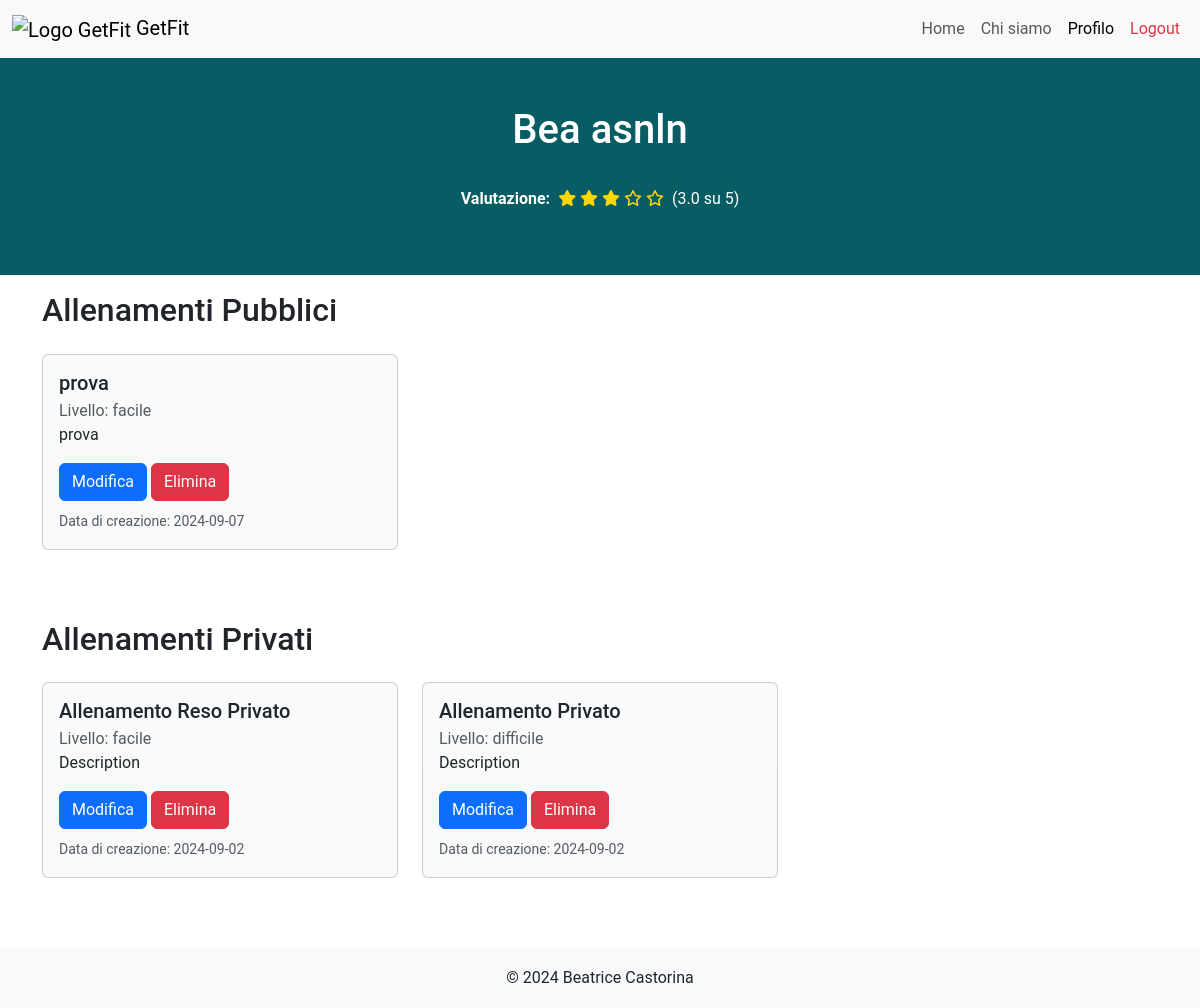
/profile (signed in), run on an earlier commit of the app's database.
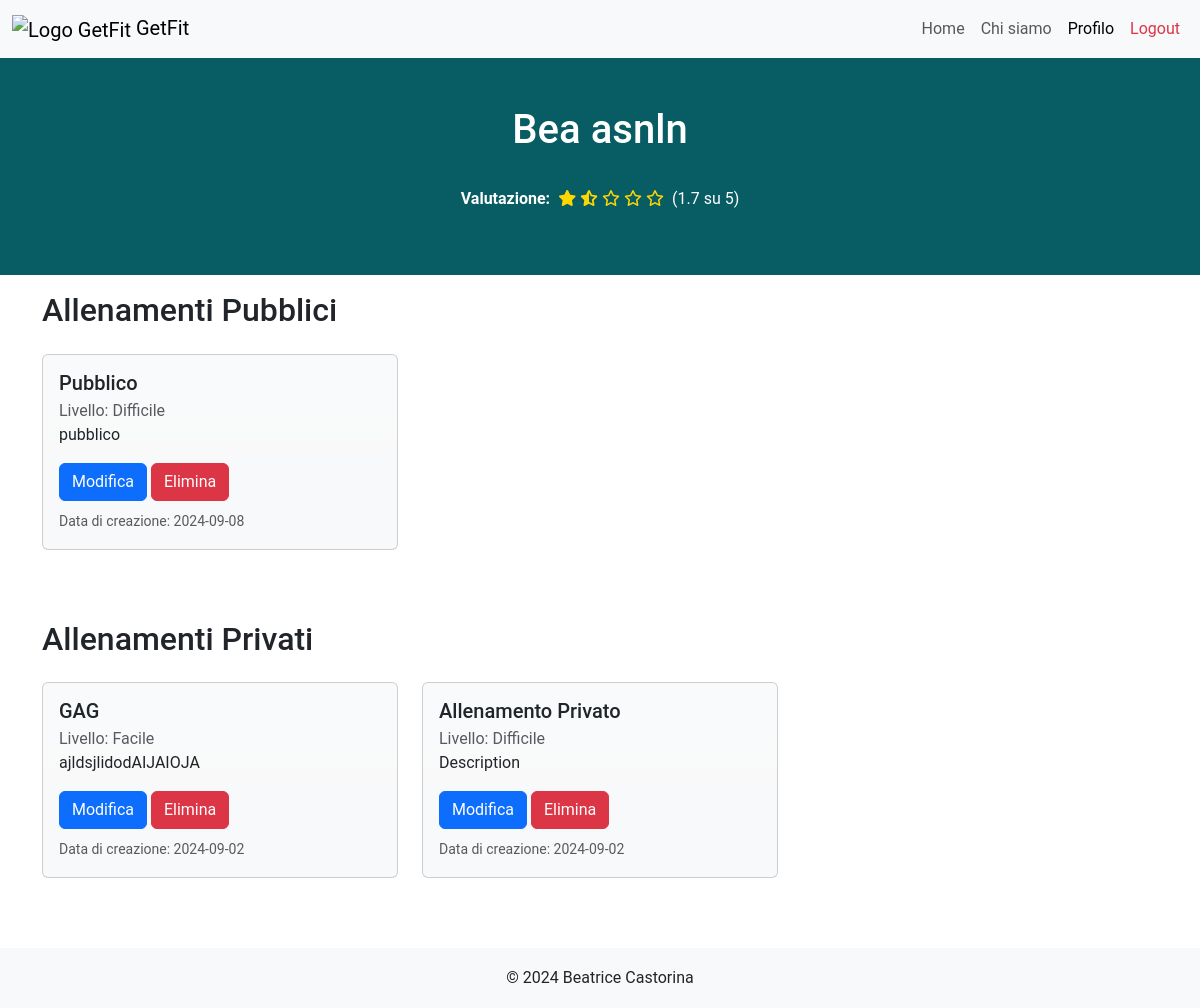
And on a later commit of the database.
### tables this page shows
CREATE TABLE "PersonalTrainers" (
	"nome"	TEXT NOT NULL,
	"email"	TEXT NOT NULL UNIQUE,
	"password"	TEXT NOT NULL,
	"rating"	REAL NOT NULL,
	"numOfRatings"	INTEGER NOT NULL,
	"pt_id"	INTEGER,
	"cognome"	TEXT NOT NULL,
	"genere"	TEXT NOT NULL,
	PRIMARY KEY("pt_id" AUTOINCREMENT),
	CHECK("rating" <= 5.0)
);

CREATE TABLE "Allenamenti" (
	"id_allenamento"	INTEGER,
	"pt_id"	INTEGER NOT NULL,
	"titolo"	TEXT NOT NULL,
	"descrizione"	TEXT NOT NULL,
	"livello"	TEXT NOT NULL,
	"visibile"	INTEGER NOT NULL,
	"data_creazione"	TEXT NOT NULL,
	PRIMARY KEY("id_allenamento" AUTOINCREMENT),
	FOREIGN KEY("pt_id") REFERENCES "PersonalTrainers"("pt_id")
);

### app.py (the view)
@app.route("/profile")
def pt_profile():
  email = utenti_dao.get_email(request)
  pt_id = utenti_dao.get_user_id_by_email(email,'pt')
  public_workouts = []
  private_workouts = []
  allenamenti_pt_db = allenamenti_dao.get_allenamenti_by_pt(pt_id)
  for workout in allenamenti_pt_db:
    if workout['visibile'] == 0:
      private_workouts.append(workout)
    else:
      public_workouts.append(workout)
  return render_template('profile.html', public_workouts=public_workouts, private_workouts=private_workouts)

### allenamenti_dao.py (called while the page is built)
def get_allenamenti_by_pt(pt_id):
	query = 'SELECT * FROM Allenamenti WHERE pt_id=? ORDER BY data_creazione DESC'
	connection = sqlite3.connect('db/personal.db')
	connection.row_factory = sqlite3.Row
	cursor = connection.cursor()
	cursor.execute(query, (pt_id,))
	allenamenti = cursor.fetchall()
	cursor.close()
	connection.close()
	return allenamenti

### app.py (called while the page is built)
@login_manager.user_loader
def load_user(user_email):
  user_db, type = utenti_dao.get_user_by_email(user_email)
  if type == 0:
    user = PersonalTrainer(nome=user_db['nome'], cognome=user_db['cognome'], genere=user_db['genere'], pt_id=user_db['pt_id'], rating=user_db['rating'], numOfRatings=user_db['numOfRatings'], email=user_db['email'], password=user_db['password'])
  else:
    user = Client(nome=user_db['nome'], cognome=user_db['cognome'], genere=user_db['genere'], client_id=user_db['client_id'], pt_id=user_db['pt_id'], email=user_db['email'], password=user_db['password'])
  return user

### utenti_dao.py (called while the page is built)
def get_email(request):
	try:
		return request.cookies.get('remember_token').split('|')[0]
	except Exception as e:
		return None

### templates/profile.html (shortened to what this page needs)
{% extends "base.html" %}
{% block style %} {{url_for('static', filename='css/profile_styles.css')}} {% endblock %}
{% block content %}
  <section class="hero-section py-5">
    <div class="container">
      <h1 class="mb-3">{{current_user.nome}} {{current_user.cognome}}</h1>
      <div class="d-flex align-items-center justify-content-center">
        <p id="p-rating"><strong>Valutazione:</strong></p>
        {% if current_user.rating != 0.0 %}
          <div class="rating">
            {{show_star(0.5)}}
            {{show_star(1.5)}}
            {{show_star(2.5)}}
            {{show_star(3.5)}}
            {{show_star(4.5)}}
          </div>
          <span class="ms-2">({{'%.1f'%(current_user.rating)}} su 5)</span>
        {% else %}
          <em>Non valutato</em>
        {% endif %}
      </div>
    </div>
  </section>
  <section class="workouts-section mt-3">
    <div class="container">
      <h2 class="mb-4">Allenamenti Pubblici</h2>
      <div class="row">
        {% for allenamento in public_workouts %}
          {{ show_allenamento(allenamento) }}
        {% endfor %}
      </div>
    </div>
  </section>
  <section class="workouts-section">
    <div class="container">
      <h2 class="mb-4">Allenamenti Privati</h2>
      <div class="row">
        {% for allenamento in private_workouts %}
          {{ show_allenamento(allenamento) }}
        {% endfor %}
      </div>
    </div>
  </section>
{% endblock %}
{% macro show_allenamento(allenamento) %}
<div class="col-lg-4 col-md-6 workout-card">
  <div class="card">
    <div class="card-body">
      <h5 class="card-title">{{ allenamento.titolo }}</h5>
      <p class="card-subtitle text-body-secondary">Livello: {{allenamento.livello}}</p>
      <p class="card-text">{{allenamento.descrizione}}</p>
      <div class="btn-group-action">
        <a href="/modify_workout/{{allenamento.id_allenamento}}" class="btn btn-primary">Modifica</a>
        <form action="/delete_workout" method="post" class="d-inline">
          <button type="submit" class="btn btn-danger">Elimina</button>
        </form>
      </div>
      <p class="card-text mt-2 text-body-secondary"><small>Data di creazione: {{allenamento.data_creazione.split()[0]}}</small></p>
    </div>
  </div>
</div>
{% endmacro %}
{% macro show_star(limit) %}
<i class="star {% if current_user.rating > limit+0.2 %}fa-solid fa-star{% elif current_user.rating > limit-0.3 %}fa-solid fa-star-half-stroke{% else %}fa-regular fa-star{% endif %}"></i>
{% endmacro %}

What changed in the data, as far as the page shows it:
removed Allenamenti: titolo "prova", livello "facile", descrizione "prova", data_creazione "2024-09-07", shown under "Allenamenti Pubblici"
changed PersonalTrainers "Bea": rating "3.0" → "1.7"
added Allenamenti: titolo "Pubblico", livello "Difficile", descrizione "pubblico", data_creazione "2024-09-08", shown under "Allenamenti Pubblici"
changed Allenamenti: titolo "Allenamento Reso Privato" → "GAG"; livello "facile" → "Facile"; descrizione "Description" → "ajldsjlidodAIJAIOJA"
changed Allenamenti "Allenamento Privato": livello "difficile" → "Difficile"
